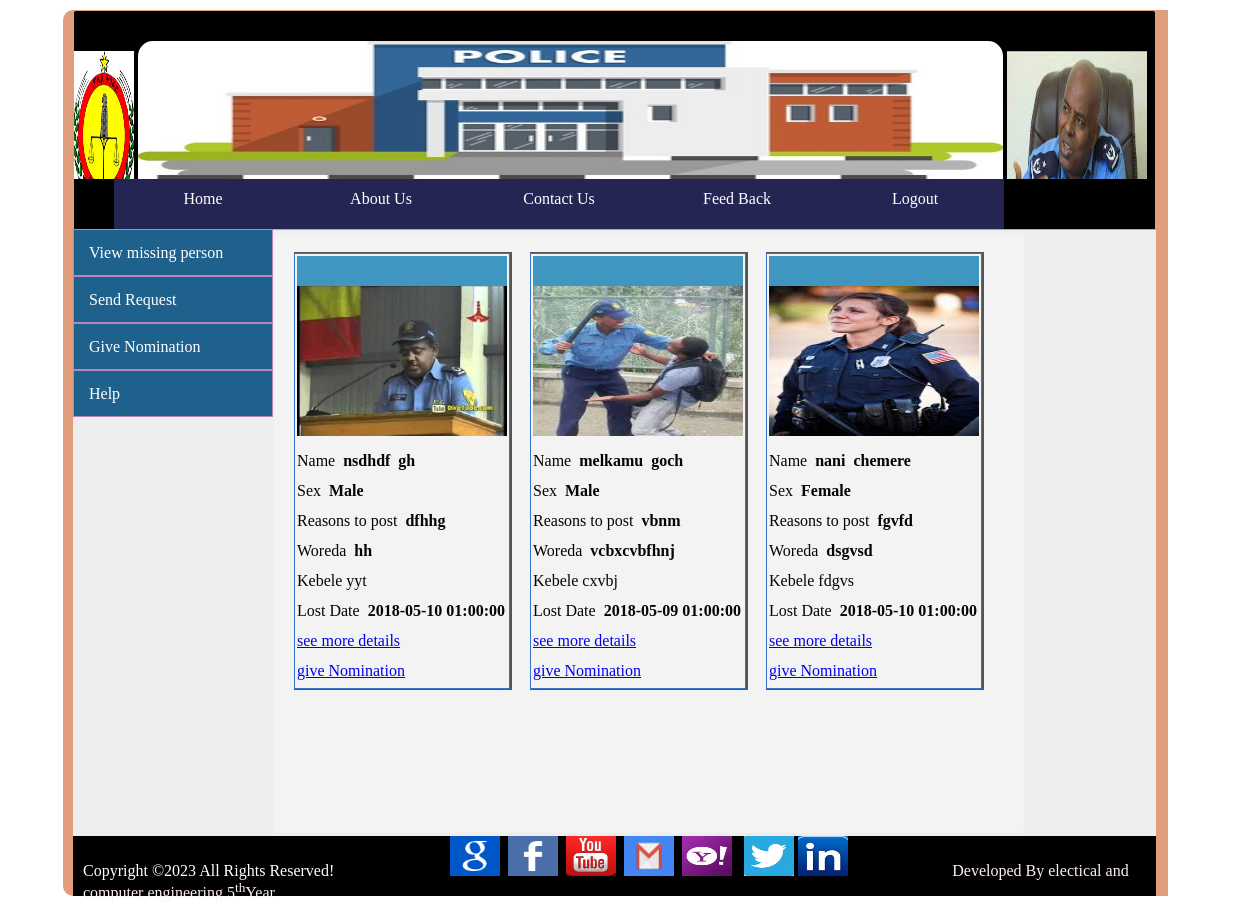
The page /AccuserViewMissingPerson.php on the database its author committed.
### tables this page shows
CREATE TABLE IF NOT EXISTS `misssingperson` (
  `MP_Id` int(11) NOT NULL AUTO_INCREMENT,
  `firstname` varchar(50) DEFAULT NULL,
  `fathername` varchar(50) DEFAULT NULL,
  `sex` varchar(50) DEFAULT NULL,
  `age` int(11) DEFAULT NULL,
  `posting_type` varchar(50) DEFAULT NULL,
  `wereda` varchar(50) DEFAULT NULL,
  `kebele` varchar(50) DEFAULT NULL,
  `lostdate` datetime DEFAULT NULL,
  `postdate` varchar(50) DEFAULT NULL,
  `status` varchar(50) NOT NULL,
  `photopath` varchar(50) DEFAULT NULL,
  `description` text,
  PRIMARY KEY (`MP_Id`)
);

### AccuserViewMissingPerson.php (the view, shortened to what this page needs)
<?php
include("connection.php");
?>
<!DOCTYPE html>
<html>
<head>
<link  href="css/mystylesheethome.css" rel="stylesheet" type="text/css"/>
</head>
<body>
<div id="wrapper">
      <table width="100%" cellspacing="0px">
        <tr>
           <td>
             <div id="header">
		    	 <?php
			      require("header.php");
			     ?>
     		 </div>
		   </td>
		  </tr>
         <tr>
           <td>
    		  <div id="headermenu">
			   	   <?php
				    require("Accuserheadermenu.php");
				   ?>
      		  </div>
		  </td>
		</tr>
	  </table>
	 	  <div id="maincontent">
         <table width="100%">
          <tr>
             <td>
              <div id="ContentLeft">
			  	<?php
				    require("accusersidemenu.php");
				?>
               </div>
			  		  </div>
				   <td>
			           <div id="ContentCenter" style="overflow-y: scroll;">
<form action="" method="post">
	<?php
	if($con)
	{
	$sql="select * from MisssingPerson ORDER BY postdate desc";
	$recordfound=mysql_query($sql,$con);
	while($row = mysql_fetch_assoc($recordfound))
	{
	?>
	<div style="float: left;margin: 10px;width: 210px;border: 1px solid #3074cf;padding: 2px;box-shadow: 1px 0 0 1px #555;">
	<table border="0"cellpadding="0"cellspacing="0">
	<tr style="background-color: #3f96c0;"><td colspan="12">&nbsp;</td></tr>
	<tr><td colspan="12"><img src="<?php echo $row["photopath"]; ?> " width="210px" height="150px"></td></tr>
	<tr><td>Name&nbsp;&nbsp;<b><?php echo $row["firstname"]; ?>&nbsp;&nbsp;<?php echo $row["fathername"]; ?></b></td></tr>
	<tr><td>Sex&nbsp;&nbsp;<b><?php echo $row["sex"]; ?></b></td></tr>
	<tr><td>Reasons to post&nbsp;&nbsp;<b><?php echo $row["posting_type"]; ?></b></td></tr>
	<tr><td> Woreda&nbsp;&nbsp;<b><?php echo $row["wereda"]; ?></b></td></tr>
	<tr><td>Kebele&nbsp;</b><?php echo $row["kebele"]; ?></b></td></tr>
	<tr><td> Lost Date&nbsp;&nbsp;<b><?php echo $row["lostdate"]; ?></b></td></tr>
	<tr><td><?php echo '<a rel="facebox" href="messingpersondescription.php ?id='.$row['MP_Id'].'">see more details</a>';?></td></tr>
	<tr><td><?php echo '<a rel="facebox" href="Nominationmissingperson.php?id='.$row['MP_Id'].'">give Nomination</a>';?></td></tr>
	</table>
	</div>
	<?php
	 }
	 }
   ?>
	</form>
			           </div>
				   </td>
				   <td>
			       </td>
			 </div>
	     <div id="footer">
 				<?php
				    require("footer.php");
				   ?>
         </div>
</body>
</html>

### header.php
<img src="images/nn.jpg" width="60px"height="160px">
            	 <img src="images/aa.jpg" width="80%px"height="100%px" alt="My cool photo" style="border-radius:15px; -moz-border-radius: 15px;"/>
            	 <img src="images/a.jpg" width="140px"height="160px">

### Accuserheadermenu.php (shortened to what this page needs)
<html>
<link  href="css/menubar.css" rel="stylesheet" type="text/css"/>
<body>
		<div id="menubar">
			<ul>
				<li><a href="index.php">Home</a></li>
					<li><a href="AboutUs.php">About Us</a>
					</li>
				<li><a href="ContactUs.php">Contact Us</a>
				</li>
				<li><a href="FeedBack.php">Feed Back</a>
				</li>
				<li><a href="Logout.php">Logout</a>
				</li>
			</ul>
		</div>
</body>
</html>

### accusersidemenu.php
<html>
<head>
</head>
<body>
 <ul>
 <li><a href="AccuserViewMissingPerson.php">View missing person</a></li>
 <li><a href="AccuserSendRequest.php">Send Request</a>
  <li><a href="accusergiveNomination.php">Give Nomination</a>
 <li><a href="AccuserHelp.php">Help</a></li>
 </ul>
</body>
</html>

### footer.php (shortened to what this page needs)
<html>
<body>
<div id="footer">
Copyright &copy;2023 All Rights Reserved! 	&nbsp;	&nbsp;	&nbsp;	&nbsp;	&nbsp;	&nbsp;	&nbsp;	&nbsp;	&nbsp;	&nbsp;	&nbsp;	&nbsp;	&nbsp;	&nbsp;
<a href="https://www.google.com/?gws_rd=ssl" ><img src="icon/google.png" width="50" height="40" hspace="-20"ng-message title="Google"/></a>&nbsp;
<a href="https://www.facebook.com"><img src="icon/facebocicon.png" width="50" height="40" hspace="-20" ng-message title="FaceBook"/></a>&nbsp;
<a href="https://www.youtube.com/"><img src="icon/youtube.jpg" width="50"height="40" hspace="-20" ng-message title="YouTube"/></a>&nbsp;
<a href="https://accounts.google.com/ServiceLogin?sacu=1&scc=1&continue=https%3A%2F%2Fmail.google.com%2Fmail%2F%3Ftab%3Dwm&hl=en&service=mail#identifier"><img src="icon/gmail.jpg" width="50" height="40" hspace="-20" ng-message title="Gmail.com"/></a>&nbsp;
<a href="https://login.yahoo.com/config/mail?&.src=ym&.intl=us"><img src="icon/yahoo.jpg" width="50" height="40"hspace="-20"ng-message title="Yahoo"/></a>&nbsp;&nbsp;
<a href="https://twitter.com/"><img src="icon/tiwtter.png" width="50"height="40"hspace="-20"ng-message title="Twitter"/></a>
<a href="https://www.linkedin.com/uas/login?trk=gf&trkInfo=AQEufbH2mKGNVQAAAVsqoE_ofwl7A2J6Mh4fwaQVrDnRhPEN6NYVvwLo7nXkWMZ_k8PTbLC5TaFtcKKNGSg7rf1cwpgdcjS2rhR6kdM=&session_redirect=https%3A%2F%2Fwww.linkedin.com%2Fin%2Fsearchrank"><img src="icon/linkedin.jpg" width="50"height="40"hspace="-20"ng-message title="Lined.com"/></a>&nbsp;	&nbsp;	&nbsp;	&nbsp;	&nbsp;	&nbsp;	&nbsp;	&nbsp;	&nbsp;	&nbsp;	&nbsp;	&nbsp;	&nbsp;
<span style="text-decoration:none;"/><font color="#fff0f0">Developed By electical and computer engineering 5<sup>th</sup>Year</font>
	</div>
</body>
</html>

### css/mystylesheethome.css (style rules this page uses)
#wrapper { margin-left: 55px; width: 90%; height: auto; margin-bottom: 10px; margin-right: 0px; margin-top: 10px; background-color: #e19e7d; border-top-left-radius: 10px; border-bottom-left-radius:10px; }
#header { width: 98%; margin:0px auto; height:170px; background-color:black; position: relative; border-top-left-radius: 2px; border-top-right-radius:2px; margin-left:10px; }
#header img { margin-top: 30px; }
#headermenu { width:98%; height:50px; background-color:black; position: relative; margin-left:10px; display: block; margin-top: -20px; }
#maincontent { background-color:#eee; width:98%; height: auto; margin-left:10px; position: relative; }
#ContentLeft { width:200px; height: auto; line-height:15px; color:white; text-decoration:none; background-color: #1f618d; margin-top: -320px; margin-left: -3px }
#ContentLeft ul li { margin-top:0px; position: relative; list-style-type: none; display: block; padding:15px; border:1px solid #bc84bd; margin-left:-40px; }
#ContentLeft ul li a { text-decoration: none; color:white; margin: auto; padding:20px; padding-left:0px; }
#ContentCenter { display:block; width:750px; height: 600px; line-height:20px; background-color:#f3f3f3; color:#040305; text-decoration:none; border-radius:5px; margin-left:-3px; }
#ContentCenter form { display:block; width: auto; line-height:30px; height: auto; margin:10px; }
#footer { margin-bottom: 0px; width: 98%; height:60px; color:white; background-color:black; margin-left:10px; position: relative; border-bottom-right-radius: 0px; border-bottom-left-radius: 0px; }

### css/menubar.css (style rules this page uses)
#menubar ul { list-style:none; display: block; }
#menubar ul li { background-color:#242553;; width:178px; height:50px; text-align:center; line-height:40px; float:left; position:relative; }
#menubar ul li a { text-decoration:none; color:white; display:block; }

### rows shown on the page
misssingperson: photopath (picture), firstname "nsdhdf", fathername "gh", sex "Male", posting_type "dfhhg", wereda "hh", kebele "yyt", lostdate "2018-05-10 01:00:00"
misssingperson: photopath (picture), firstname "melkamu", fathername "goch", sex "Male", posting_type "vbnm", wereda "vcbxcvbfhnj", kebele "cxvbj", lostdate "2018-05-09 01:00:00"
misssingperson: photopath (picture), firstname "nani", fathername "chemere", sex "Female", posting_type "fgvfd", wereda "dsgvsd", kebele "fdgvs", lostdate "2018-05-10 01:00:00"
